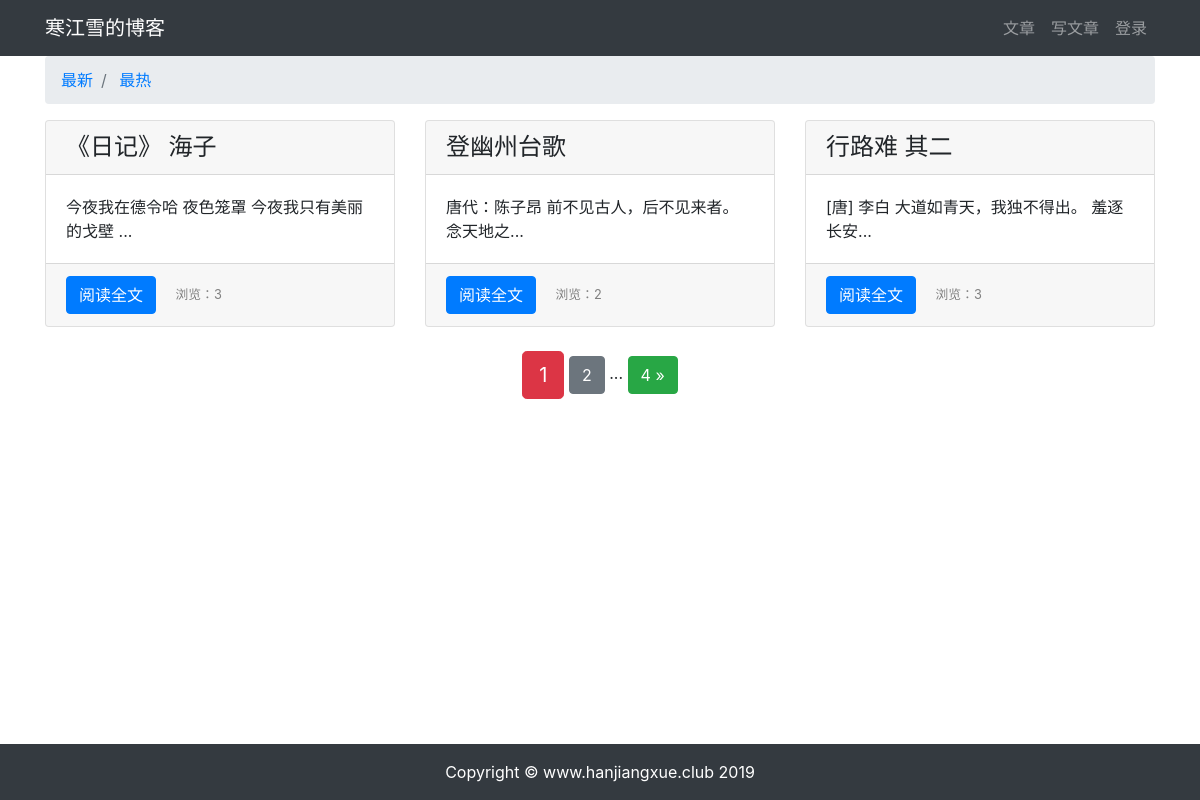
/article/article-list, run on an earlier commit of the app's database.
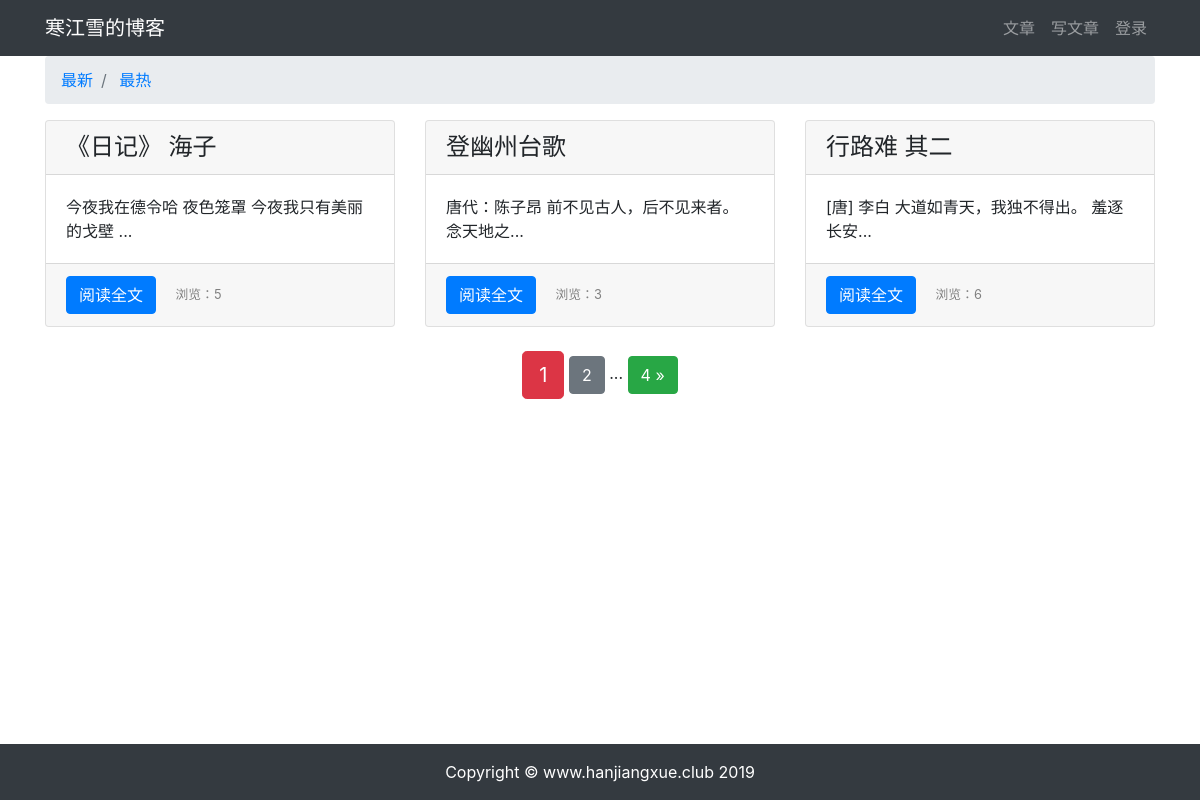
And on a later commit of the database.
### article/models.py (models this page shows, shortened)
class ArticlePost(models.Model):
    author = models.ForeignKey(User, on_delete=models.CASCADE, verbose_name='文章')
    title = models.CharField(max_length=100, verbose_name='标题')
    body = models.TextField(verbose_name='正文')
    total_views = models.PositiveIntegerField(default=0)
    created_time = models.DateTimeField(default=timezone.now, verbose_name='创建时间')
    update_time = models.DateTimeField(auto_now=True, verbose_name='更新时间')
    class Meta:
        ordering = ('-created_time',)  # 注意这里是元组（Tuple）
        verbose_name = "文章"
        verbose_name_plural = '文章'

### article/views.py (the view)
# urls.py: path('article-list', views.article_list, name='article_list'),
def article_list(request):
    if request.GET.get('order') == 'total_views':
        article_list = ArticlePost.objects.all().order_by('-total_views')
        order = 'total_views'
    else:
        article_list = ArticlePost.objects.all()
        order = 'normal'
    paginator = Paginator(article_list, 3)
    page = request.GET.get('page')
    articles = paginator.get_page(page)
    context = {'articles': articles, 'order': order}
    return render(request, 'article/list.html', context)

### templates/article/list.html (shortened to what this page needs)
{% extends 'base.html' %}
{% load staticfiles %}
{% block content %}
<div class="container">
    <nav aria-label="breadcrumb">
        <ol class="breadcrumb">
            <li class="breadcrumb-item">
                <a href="{% url 'article:article_list' %}">最新</a>
            </li>
            <li class="breadcrumb-item">
                <a href="{% url 'article:article_list' %}?order=total_views">最热</a>
            </li>
        </ol>
    </nav>
      <div class="row mt-2">
          {% for article in articles %}
           <div class="col-4 mb-4">
                <div class="card h-100">
                    <h4 class="card-header">{{ article.title }}</h4>
                    <div class="card-body">
                        <p class="card-text">{{ article.body|slice:'30' }}...</p>
                    </div>
                    <div class="card-footer">
                        <a href="{% url 'article:article_detail'  article.pk %}" class="btn btn-primary"> 阅读全文</a>
                        <span>
                            <small class="col align-right" style="color: gray">浏览：{{ article.total_views }}</small>
                        </span>
                    </div>
                </div>
           </div>
          {% endfor %}
      </div>
    <div class="paginator row">
        <div class="m-auto">
            <span class="step-links">
            <span class="current btn btn-danger btn-lg">{{ articles.number }}</span>
            {% if articles.has_next %}
                <a href="?page={{ articles.next_page_number }}&order={{ order }}" class="btn btn-secondary">{{ articles.next_page_number }}</a>
                <span>...</span>
                <a href="?page={{ articles.paginator.num_pages }}&order={{ order }}" class="btn btn-success"> {{ articles.paginator.num_pages }} &raquo;</a>
            {% endif %}
            </span>
        </div>
    </div>
</div>
{% endblock content %}

What changed in the data, as far as the page shows it:
changed ArticlePost "《日记》 海子": total_views "3" → "5"
changed ArticlePost "登幽州台歌": total_views "2" → "3"
changed ArticlePost "行路难 其二": total_views "3" → "6"
